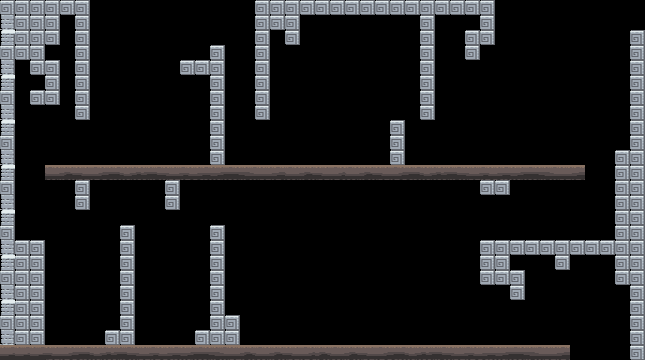

This is a level from a 2D game, rendered from its Tiled map with the project's own tilesets. A one-line summary and the complete map file follow:
An orthogonal 43x24 tile map with 15x15 px tiles, 1 tile layer (plataformas), 2 tilesets and 1 object.

<map version="1.0" tiledversion="1.1.6" orientation="orthogonal" renderorder="right-down" width="43" height="24" tilewidth="15" tileheight="15" infinite="0" nextobjectid="9">
 <tileset firstgid="1" name="plataformas" tilewidth="15" tileheight="15" tilecount="1032" columns="43">
  <image source="../../src/assets/img/plataforma_fase_1.png" width="645" height="360" />
  <tile id="473">
   <properties>
    <property name="collider" type="bool" value="true" />
   </properties>
  </tile>
  <tile id="474">
   <properties>
    <property name="collider" type="bool" value="true" />
   </properties>
  </tile>
  <tile id="475">
   <properties>
    <property name="collider" type="bool" value="true" />
   </properties>
  </tile>
  <tile id="476">
   <properties>
    <property name="collider" type="bool" value="true" />
   </properties>
  </tile>
  <tile id="477">
   <properties>
    <property name="collider" type="bool" value="true" />
   </properties>
  </tile>
  <tile id="478">
   <properties>
    <property name="collider" type="bool" value="true" />
   </properties>
  </tile>
  <tile id="479">
   <properties>
    <property name="collider" type="bool" value="true" />
   </properties>
  </tile>
  <tile id="480">
   <properties>
    <property name="collider" type="bool" value="true" />
   </properties>
  </tile>
  <tile id="481">
   <properties>
    <property name="collider" type="bool" value="true" />
   </properties>
  </tile>
  <tile id="482">
   <properties>
    <property name="collider" type="bool" value="true" />
   </properties>
  </tile>
  <tile id="483">
   <properties>
    <property name="collider" type="bool" value="true" />
   </properties>
  </tile>
  <tile id="484">
   <properties>
    <property name="collider" type="bool" value="true" />
   </properties>
  </tile>
  <tile id="485">
   <properties>
    <property name="collider" type="bool" value="true" />
   </properties>
  </tile>
  <tile id="486">
   <properties>
    <property name="collider" type="bool" value="true" />
   </properties>
  </tile>
  <tile id="487">
   <properties>
    <property name="collider" type="bool" value="true" />
   </properties>
  </tile>
  <tile id="488">
   <properties>
    <property name="collider" type="bool" value="true" />
   </properties>
  </tile>
  <tile id="499">
   <properties>
    <property name="collider" type="bool" value="true" />
   </properties>
  </tile>
  <tile id="500">
   <properties>
    <property name="collider" type="bool" value="true" />
   </properties>
  </tile>
  <tile id="501">
   <properties>
    <property name="collider" type="bool" value="true" />
   </properties>
  </tile>
  <tile id="502">
   <properties>
    <property name="collider" type="bool" value="true" />
   </properties>
  </tile>
  <tile id="503">
   <properties>
    <property name="collider" type="bool" value="true" />
   </properties>
  </tile>
  <tile id="504">
   <properties>
    <property name="collider" type="bool" value="true" />
   </properties>
  </tile>
  <tile id="505">
   <properties>
    <property name="collider" type="bool" value="true" />
   </properties>
  </tile>
  <tile id="506">
   <properties>
    <property name="collider" type="bool" value="true" />
   </properties>
  </tile>
  <tile id="507">
   <properties>
    <property name="collider" type="bool" value="true" />
   </properties>
  </tile>
  <tile id="508">
   <properties>
    <property name="collider" type="bool" value="true" />
   </properties>
  </tile>
  <tile id="509">
   <properties>
    <property name="collider" type="bool" value="true" />
   </properties>
  </tile>
  <tile id="510">
   <properties>
    <property name="collider" type="bool" value="true" />
   </properties>
  </tile>
  <tile id="511">
   <properties>
    <property name="collider" type="bool" value="true" />
   </properties>
  </tile>
  <tile id="512">
   <properties>
    <property name="collider" type="bool" value="true" />
   </properties>
  </tile>
  <tile id="513">
   <properties>
    <property name="collider" type="bool" value="true" />
   </properties>
  </tile>
  <tile id="514">
   <properties>
    <property name="collider" type="bool" value="true" />
   </properties>
  </tile>
  <tile id="515">
   <properties>
    <property name="collider" type="bool" value="true" />
   </properties>
  </tile>
  <tile id="872">
   <properties>
    <property name="collider" type="bool" value="true" />
   </properties>
  </tile>
  <tile id="873">
   <properties>
    <property name="collider" type="bool" value="true" />
   </properties>
  </tile>
  <tile id="879">
   <properties>
    <property name="breakable" type="bool" value="true" />
    <property name="collider" type="bool" value="true" />
   </properties>
  </tile>
  <tile id="915">
   <properties>
    <property name="collider" type="bool" value="true" />
   </properties>
  </tile>
  <tile id="916">
   <properties>
    <property name="collider" type="bool" value="true" />
   </properties>
  </tile>
  <tile id="958">
   <properties>
    <property name="collider" type="bool" value="true" />
   </properties>
  </tile>
  <tile id="959">
   <properties>
    <property name="collider" type="bool" value="true" />
   </properties>
  </tile>
  <tile id="989">
   <properties>
    <property name="collider" type="bool" value="true" />
   </properties>
  </tile>
  <tile id="990">
   <properties>
    <property name="collider" type="bool" value="true" />
   </properties>
  </tile>
  <tile id="991">
   <properties>
    <property name="collider" type="bool" value="true" />
   </properties>
  </tile>
  <tile id="992">
   <properties>
    <property name="collider" type="bool" value="true" />
   </properties>
  </tile>
  <tile id="993">
   <properties>
    <property name="collider" type="bool" value="true" />
   </properties>
  </tile>
  <tile id="994">
   <properties>
    <property name="collider" type="bool" value="true" />
   </properties>
  </tile>
  <tile id="995">
   <properties>
    <property name="collider" type="bool" value="true" />
   </properties>
  </tile>
  <tile id="996">
   <properties>
    <property name="collider" type="bool" value="true" />
   </properties>
  </tile>
  <tile id="997">
   <properties>
    <property name="collider" type="bool" value="true" />
   </properties>
  </tile>
  <tile id="998">
   <properties>
    <property name="collider" type="bool" value="true" />
   </properties>
  </tile>
  <tile id="999">
   <properties>
    <property name="collider" type="bool" value="true" />
   </properties>
  </tile>
  <tile id="1000">
   <properties>
    <property name="collider" type="bool" value="true" />
   </properties>
  </tile>
  <tile id="1001">
   <properties>
    <property name="collider" type="bool" value="true" />
   </properties>
  </tile>
  <tile id="1002">
   <properties>
    <property name="collider" type="bool" value="true" />
   </properties>
  </tile>
  <tile id="1003">
   <properties>
    <property name="collider" type="bool" value="true" />
   </properties>
  </tile>
  <tile id="1004">
   <properties>
    <property name="collider" type="bool" value="true" />
   </properties>
  </tile>
  <tile id="1005">
   <properties>
    <property name="collider" type="bool" value="true" />
   </properties>
  </tile>
  <tile id="1006">
   <properties>
    <property name="collider" type="bool" value="true" />
   </properties>
  </tile>
  <tile id="1007">
   <properties>
    <property name="collider" type="bool" value="true" />
   </properties>
  </tile>
  <tile id="1008">
   <properties>
    <property name="collider" type="bool" value="true" />
   </properties>
  </tile>
  <tile id="1009">
   <properties>
    <property name="collider" type="bool" value="true" />
   </properties>
  </tile>
  <tile id="1010">
   <properties>
    <property name="collider" type="bool" value="true" />
   </properties>
  </tile>
  <tile id="1011">
   <properties>
    <property name="collider" type="bool" value="true" />
   </properties>
  </tile>
  <tile id="1012">
   <properties>
    <property name="collider" type="bool" value="true" />
   </properties>
  </tile>
  <tile id="1013">
   <properties>
    <property name="collider" type="bool" value="true" />
   </properties>
  </tile>
  <tile id="1014">
   <properties>
    <property name="collider" type="bool" value="true" />
   </properties>
  </tile>
  <tile id="1015">
   <properties>
    <property name="collider" type="bool" value="true" />
   </properties>
  </tile>
  <tile id="1016">
   <properties>
    <property name="collider" type="bool" value="true" />
   </properties>
  </tile>
  <tile id="1017">
   <properties>
    <property name="collider" type="bool" value="true" />
   </properties>
  </tile>
  <tile id="1018">
   <properties>
    <property name="collider" type="bool" value="true" />
   </properties>
  </tile>
  <tile id="1019">
   <properties>
    <property name="collider" type="bool" value="true" />
   </properties>
  </tile>
  <tile id="1020">
   <properties>
    <property name="collider" type="bool" value="true" />
   </properties>
  </tile>
  <tile id="1021">
   <properties>
    <property name="collider" type="bool" value="true" />
   </properties>
  </tile>
  <tile id="1022">
   <properties>
    <property name="collider" type="bool" value="true" />
   </properties>
  </tile>
  <tile id="1023">
   <properties>
    <property name="collider" type="bool" value="true" />
   </properties>
  </tile>
  <tile id="1024">
   <properties>
    <property name="collider" type="bool" value="true" />
   </properties>
  </tile>
  <tile id="1025">
   <properties>
    <property name="collider" type="bool" value="true" />
   </properties>
  </tile>
  <tile id="1026">
   <properties>
    <property name="collider" type="bool" value="true" />
   </properties>
  </tile>
  <tile id="1027">
   <properties>
    <property name="collider" type="bool" value="true" />
   </properties>
  </tile>
  <tile id="1028">
   <properties>
    <property name="collider" type="bool" value="true" />
   </properties>
  </tile>
  <tile id="1029">
   <properties>
    <property name="collider" type="bool" value="true" />
   </properties>
  </tile>
  <tile id="1030">
   <properties>
    <property name="collider" type="bool" value="true" />
   </properties>
  </tile>
  <tile id="1031">
   <properties>
    <property name="collider" type="bool" value="true" />
   </properties>
  </tile>
 </tileset>
 <tileset firstgid="1033" name="fase_3" tilewidth="640" tileheight="360" tilecount="1" columns="0">
  <grid orientation="orthogonal" width="1" height="1" />
  <tile id="3">
   <image width="640" height="360" source="../../src/assets/img/images/fase_7.png" />
  </tile>
 </tileset>
 <objectgroup name="fundo">
  <object id="8" gid="1036" x="0" y="360" width="640" height="360" />
 </objectgroup>
 <layer name="plataformas" width="43" height="24">
  <data encoding="csv">
916,916,916,916,916,916,0,0,0,0,0,0,0,0,0,0,0,916,916,916,916,916,916,916,916,916,916,916,916,916,916,916,916,0,0,0,0,0,0,0,0,0,0,
959,916,916,916,0,916,0,0,0,0,0,0,0,0,0,0,0,916,916,916,0,0,0,0,0,0,0,0,916,0,0,0,916,0,0,0,0,0,0,0,0,0,0,
873,916,916,916,0,916,0,0,0,0,0,0,0,0,0,0,0,916,0,916,0,0,0,0,0,0,0,0,916,0,0,916,916,0,0,0,0,0,0,0,0,0,916,
916,916,916,0,0,916,0,0,0,0,0,0,0,0,916,0,0,916,0,0,0,0,0,0,0,0,0,0,916,0,0,916,0,0,0,0,0,0,0,0,0,0,916,
959,0,916,916,0,916,0,0,0,0,0,0,916,916,916,0,0,916,0,0,0,0,0,0,0,0,0,0,916,0,0,0,0,0,0,0,0,0,0,0,0,0,916,
873,0,0,916,0,916,0,0,0,0,0,0,0,0,916,0,0,916,0,0,0,0,0,0,0,0,0,0,916,0,0,0,0,0,0,0,0,0,0,0,0,0,916,
916,0,916,916,0,916,0,0,0,0,0,0,0,0,916,0,0,916,0,0,0,0,0,0,0,0,0,0,916,0,0,0,0,0,0,0,0,0,0,0,0,0,916,
959,0,0,0,0,916,0,0,0,0,0,0,0,0,916,0,0,916,0,0,0,0,0,0,0,0,0,0,916,0,0,0,0,0,0,0,0,0,0,0,0,0,916,
873,0,0,0,0,0,0,0,0,0,0,0,0,0,916,0,0,0,0,0,0,0,0,0,0,0,916,0,0,0,0,0,0,0,0,0,0,0,0,0,0,0,916,
916,0,0,0,0,0,0,0,0,0,0,0,0,0,916,0,0,0,0,0,0,0,0,0,0,0,916,0,0,0,0,0,0,0,0,0,0,0,0,0,0,0,916,
959,0,0,0,0,0,0,0,0,0,0,0,0,0,916,0,0,0,0,0,0,0,0,0,0,0,916,0,0,0,0,0,0,0,0,0,0,0,0,0,0,916,916,
873,0,0,501,502,503,504,505,506,507,508,509,510,511,512,513,514,515,516,501,502,503,504,501,502,503,504,505,506,507,508,509,510,511,512,513,514,515,516,0,0,916,916,
916,0,0,0,0,916,0,0,0,0,0,916,0,0,0,0,0,0,0,0,0,0,0,0,0,0,0,0,0,0,0,0,916,916,0,0,0,0,0,0,0,916,916,
959,0,0,0,0,916,0,0,0,0,0,916,0,0,0,0,0,0,0,0,0,0,0,0,0,0,0,0,0,0,0,0,0,0,0,0,0,0,0,0,0,916,916,
873,0,0,0,0,0,0,0,0,0,0,0,0,0,0,0,0,0,0,0,0,0,0,0,0,0,0,0,0,0,0,0,0,0,0,0,0,0,0,0,0,916,916,
916,0,0,0,0,0,0,0,916,0,0,0,0,0,916,0,0,0,0,0,0,0,0,0,0,0,0,0,0,0,0,0,0,0,0,0,0,0,0,0,0,916,916,
959,916,916,0,0,0,0,0,916,0,0,0,0,0,916,0,0,0,0,0,0,0,0,0,0,0,0,0,0,0,0,0,916,916,916,916,916,916,916,916,916,916,916,
873,916,916,0,0,0,0,0,916,0,0,0,0,0,916,0,0,0,0,0,0,0,0,0,0,0,0,0,0,0,0,0,916,916,0,0,0,916,0,0,0,916,916,
916,916,916,0,0,0,0,0,916,0,0,0,0,0,916,0,0,0,0,0,0,0,0,0,0,0,0,0,0,0,0,0,916,916,916,0,0,0,0,0,0,916,916,
959,916,916,0,0,0,0,0,916,0,0,0,0,0,916,0,0,0,0,0,0,0,0,0,0,0,0,0,0,0,0,0,0,0,916,0,0,0,0,0,0,0,916,
873,916,916,0,0,0,0,0,916,0,0,0,0,0,916,0,0,0,0,0,0,0,0,0,0,0,0,0,0,0,0,0,0,0,0,0,0,0,0,0,0,0,916,
916,916,916,0,0,0,0,0,916,0,0,0,0,0,916,916,0,0,0,0,0,0,0,0,0,0,0,0,0,0,0,0,0,0,0,0,0,0,0,0,0,0,916,
959,916,916,0,0,0,0,916,916,0,0,0,0,916,916,916,0,0,0,0,0,0,0,0,0,0,0,0,0,0,0,0,0,0,0,0,0,0,0,0,0,0,916,
479,479,479,503,504,505,506,507,508,509,510,511,512,513,514,515,502,501,502,503,504,502,501,502,503,504,505,506,507,508,509,510,511,512,513,514,515,516,0,0,0,0,916
</data>
 </layer>
</map>
